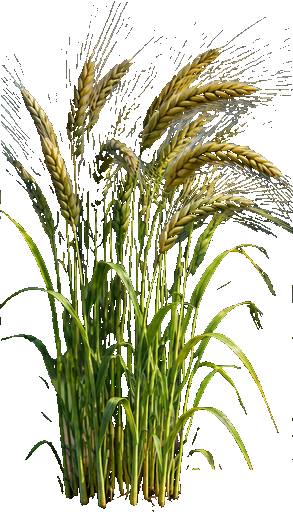
#> input picture assets/crops/barley.png, 293 x 512 px, given in place of herring.png, which was not available
$ python compose_group_icons.py
#> lines starting #> are read from the running program, lines starting #| are printed output that depends on the picture
#!/usr/bin/env python3
"""Compose the icons of the ingredient groups from their members' icons (Kathleen, 10 Nov 2026).

A group (data/items/wood_species.json ingredient_groups: fish, mushrooms, nuts, berries, fuel, pitch, knife, fruit) is never given itself, but a
recipe that asks for it shows it in its Needs well, so it needs an icon or the well shows the "?" tile. A group's icon is two or
three of its members' own icons fanned from the back left to the front right, each at 70 %, the ones behind a little darker, so it
reads as "any of these" and always matches the members' art. Run after the members are painted or baked.

    python3 tools/compose_group_icons.py [--out assets/ui/item_icons] [--only id,id]
"""
import argparse
import os

from PIL import Image, ImageEnhance

GROUPS = {
	"fish": ("herring", "pike", "trout"),
	"mushrooms": ("morels", "chanterelles", "porcini"),
	"nuts": ("walnuts", "chestnuts", "hazelnuts"),
	"berries": ("cloudberries", "blueberries", "raspberries"),
	"fuel": ("coal", "charcoal"),
	"pitch": ("animal_fat", "resin", "pine_tar"),
	"knife": ("stone_knife", "copper_knife", "bronze_knife"),   # any knife (#941)
	"fruit": ("plums", "pear_summer", "apple_summer"),   # any juicy fruit or berry (#940)
	"vegetable": ("cabbage", "beet", "carrot"),   # any root or cabbage-type vegetable (#955)
}
NAMES = tuple(GROUPS)
SIZE = 128
SHARE = 0.7


def compose(folder, members):
#> called with folder = 'assets/ui/item_icons', members = ('herring', 'pike', 'trout')
	canvas = Image.new("RGBA", (SIZE, SIZE), (0, 0, 0, 0))
#> canvas: PIL image 128x128 RGBA; every value is 0
	side = int(SIZE * SHARE)
	room = SIZE - side
	steps = len(members) - 1

	for k, member in enumerate(members):
		icon = Image.open(os.path.join(folder, member + ".png")).convert("RGBA").resize((side, side), Image.LANCZOS)
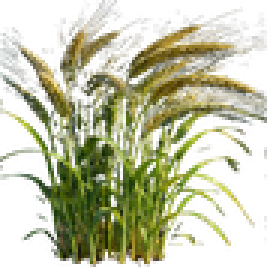
#> icon: PIL image 89x89 RGBA (shown 3 times larger); mean R, G, B, A 78.2, 81.5, 39.8, 104.6; transparent parts drawn white

		if k < steps:   # behind: a little darker, so the front one reads first
			alpha = icon.getchannel("A")
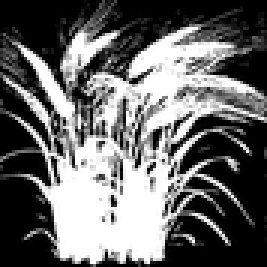
#> alpha: PIL image 89x89 L (shown 3 times larger); min 0, max 255, mean 104.6
			icon = ImageEnhance.Brightness(icon.convert("RGB")).enhance(0.8 + 0.2 * k / max(steps, 1)).convert("RGBA")
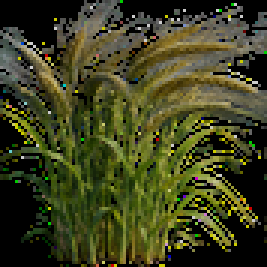
#> icon: PIL image 89x89 RGBA (shown 3 times larger); mean R, G, B, A 62.3, 64.9, 31.6, 255
			icon.putalpha(alpha)
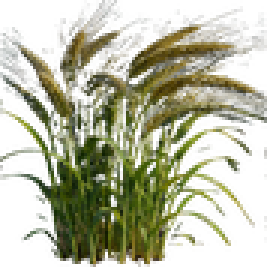
#> icon: PIL image 89x89 RGBA (shown 3 times larger); mean R, G, B, A 62.3, 64.9, 31.6, 104.6; transparent parts drawn white

		at = int(round(room * k / max(steps, 1)))
		canvas.alpha_composite(icon, (at, at))
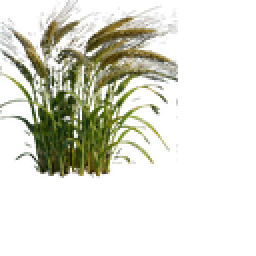
#> canvas: PIL image 128x128 RGBA (shown 2 times larger); mean R, G, B, A 30.1, 31.4, 15.3, 50.6; transparent parts drawn white

	return canvas


def main():
	parser = argparse.ArgumentParser(description=__doc__.splitlines()[0])
	parser.add_argument("--out", default=os.path.join(os.path.dirname(os.path.dirname(os.path.abspath(__file__))), "assets", "ui", "item_icons"))
	parser.add_argument("--only", default="")
	args = parser.parse_args()
	only = set(filter(None, args.only.split(",")))

	for name, members in GROUPS.items():
		if only and name not in only:
			continue

		path = os.path.join(args.out, name + ".png")
		compose(args.out, members).save(path)
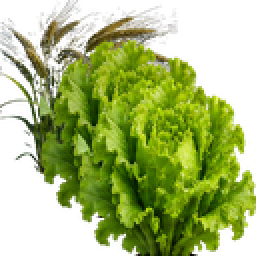
#> saved as fish.png: PIL image 128x128 RGBA (shown 2 times larger); mean R, G, B, A 70.8, 89.3, 18.1, 146.6; transparent parts drawn white
		print("composed", path, "from", ", ".join(members))


if __name__ == "__main__":
#> (the run stopped early here; a loop or call above may not have finished)
